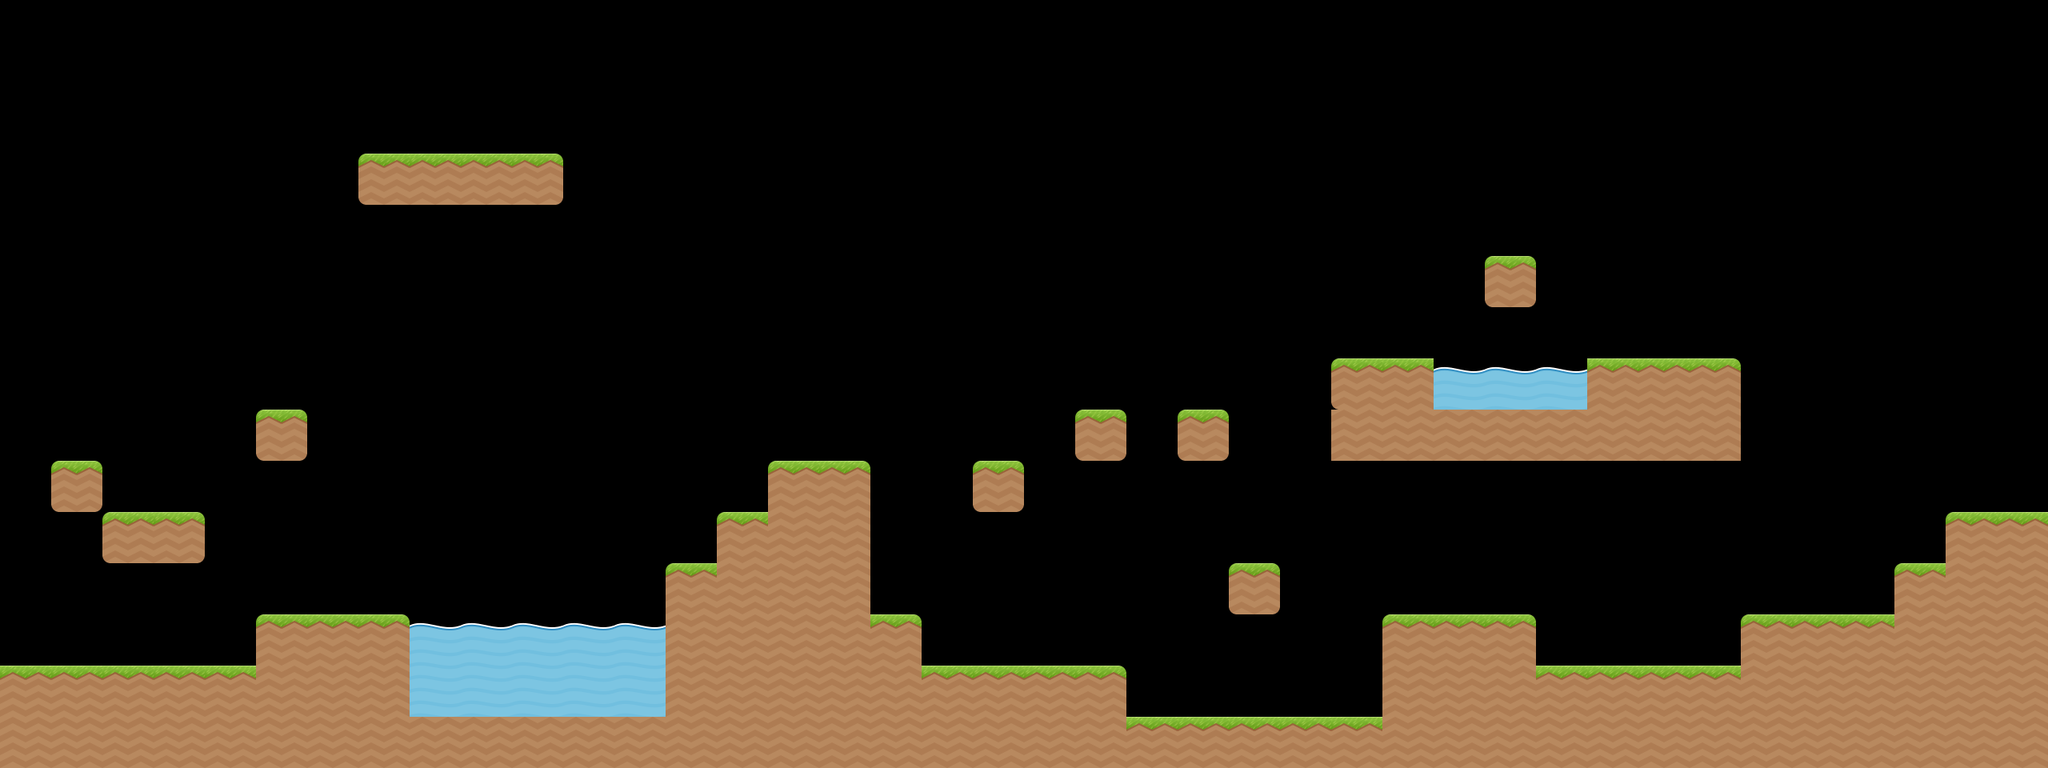

Below is a game level as drawn by its tile map, then a one-line description and the .tmx that defines it (tile-layer data replaced by summaries):
An orthogonal 40x15 tile map with 64x64 px tiles, 1 tile layer (Tile Layer 1).

<map version="1.0" orientation="orthogonal" renderorder="right-down" width="40" height="15" tilewidth="64" tileheight="64" nextobjectid="1">
 <tileset firstgid="1" name="Morf" tilewidth="64" tileheight="64">
  <tile id="0">
   <image width="64" height="64" source="../Tiles/grassTile.png" />
  </tile>
  <tile id="1">
   <image width="64" height="64" source="../Tiles/grassTile-All.png" />
  </tile>
  <tile id="2">
   <image width="64" height="64" source="../Tiles/grassTile-Both-Left.png" />
  </tile>
  <tile id="3">
   <image width="64" height="64" source="../Tiles/grassTile-Both-Right.png" />
  </tile>
  <tile id="4">
   <image width="64" height="64" source="../Tiles/grassTile-Bottom-Left.png" />
  </tile>
  <tile id="5">
   <image width="64" height="64" source="../Tiles/grassTile-Bottom-Right.png" />
  </tile>
  <tile id="6">
   <image width="64" height="64" source="../Tiles/grassTile-Top-Left.png" />
  </tile>
  <tile id="7">
   <image width="64" height="64" source="../Tiles/grassTile-Top-Right.png" />
  </tile>
  <tile id="8">
   <image width="64" height="64" source="../Tiles/grassTile-Middle.png" />
  </tile>
  <tile id="9">
   <image width="64" height="64" source="../Tiles/waterTile.png" />
  </tile>
  <tile id="10">
   <image width="64" height="64" source="../Tiles/waterTile-Middle.png" />
  </tile>
 </tileset>
 <layer name="Tile Layer 1" width="40" height="15">
  <data>[600 cells, 140 non-empty, 9 distinct tile ids]</data>
 </layer>
</map>
